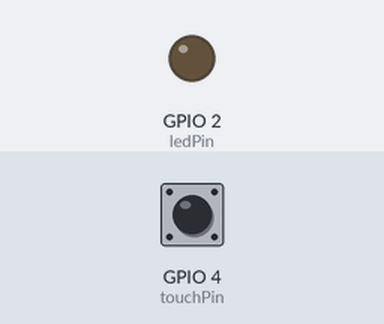
A sketch run on a simulated ESP32. Shown: output pins drawn as LEDs (lit = HIGH). The inputs (shaded band) are chosen by the test bench; at power-on: GPIO 4 (touchPin) HIGH. What the sketch prints to the serial monitor is not drawn.

Above: at 1.2 s.
1.3 s: GPIO 4 (touchPin) pulled LOW for 0.15 s
At 1.7 s:
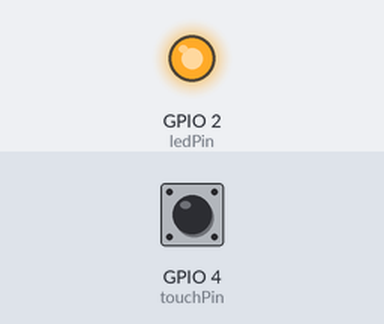
2.9 s: GPIO 4 (touchPin) pulled LOW for 1 s
At 4.2 s:
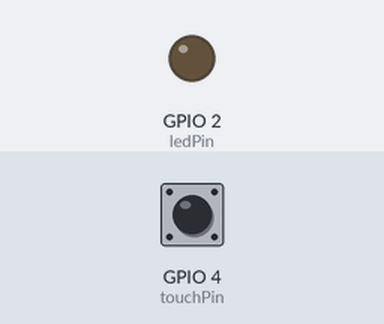
5.4 s: GPIO 4 (touchPin) pulled LOW for 3.2 s
At 6.1 s:
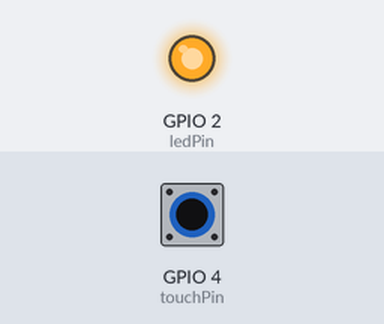
Timing chart, 0 to 8.4 s (numbered marks = the images above; inputs shaded):
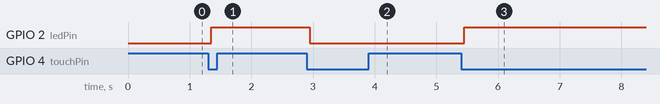

Measured:
- after the input at 1.3 s, GPIO 2 (ledPin): LOW → HIGH after 0.05 s
- after the input at 2.9 s, GPIO 2 (ledPin): HIGH → LOW after 0.05 s
- after the input at 5.4 s, GPIO 2 (ledPin): LOW → HIGH after 0.05 s

The sketch:

touch_switch.ino
```cpp
// 引脚定义
const int ledPin = 2;                // 手动指定板载LED引脚GPIO2，替代LED_BUILTIN
const int touchPin = 4;              // 触摸通道T0，对应GPIO4

// 触摸阈值：touchRead返回值低于该值判定为有效触摸
const int touchThreshold = 30;

// 软件防抖参数
const unsigned long debounceDelay = 50;  // 防抖时长，单位毫秒
unsigned long lastDebounceTime = 0;      // 上次状态变化的时间戳

// 状态变量
bool lastTouchReading = false;  // 上一轮瞬时读取的触摸状态
bool stableTouchState = false;  // 防抖确认后的稳定触摸状态
bool ledState = LOW;            // LED当前状态，初始为熄灭


void setup() {
  pinMode(ledPin, OUTPUT);
  digitalWrite(ledPin, ledState);  // 初始化LED状态
  Serial.begin(115200);
  Serial.println("触摸自锁开关初始化完成");
}


void loop() {
  unsigned long currentTime = millis();

  // 1. 读取触摸值，转换为布尔型触摸状态
  int touchValue = touchRead(touchPin);
  bool currentReading = (touchValue < touchThreshold);

  // 2. 瞬时状态发生变化时，重置防抖计时器
  if (currentReading != lastTouchReading) {
    lastDebounceTime = currentTime;
  }

  // 3. 状态稳定超过防抖时长，执行边缘检测与状态翻转
  if (currentTime - lastDebounceTime > debounceDelay) {
    // 稳定状态发生变化时才处理
    if (currentReading != stableTouchState) {
      stableTouchState = currentReading;

      // 仅检测「从未触摸 → 触摸」的上升沿（按下瞬间），翻转LED状态
      if (stableTouchState == true) {
        ledState = !ledState;
        digitalWrite(ledPin, ledState);
        Serial.print("LED状态翻转，当前：");
        Serial.println(ledState ? "点亮" : "熄灭");
      }
    }
  }

  // 4. 保存本次瞬时读取状态，供下一轮对比
  lastTouchReading = currentReading;
}
```
